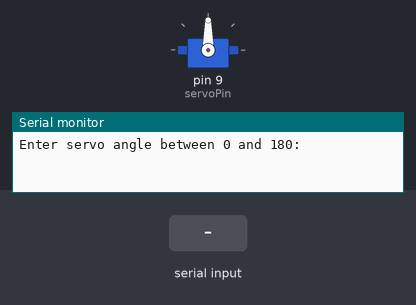
Bench run of a sketch on a simulated Arduino Uno, built with avr-gcc and run on an emulated ATmega328P. On the bench: servo, the last lines printed to the serial monitor. Inputs (shaded band) come from the test bench.

Above: at 1.2 s.
1.3 s: "90,45\n" received over Serial
At 1.8 s:
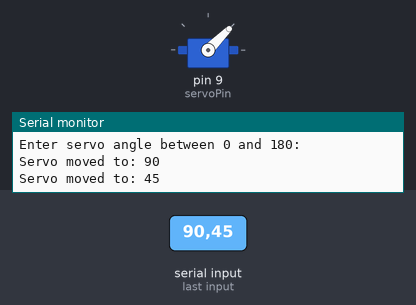
2.8 s: "30,150\n" received over Serial
At 4.0 s:
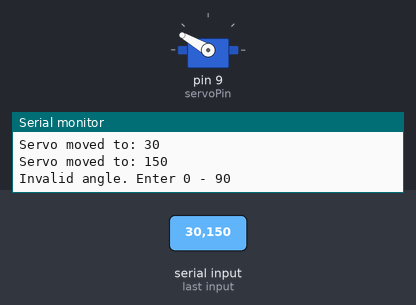
4.3 s: "5\n" received over Serial
At 5.3 s:
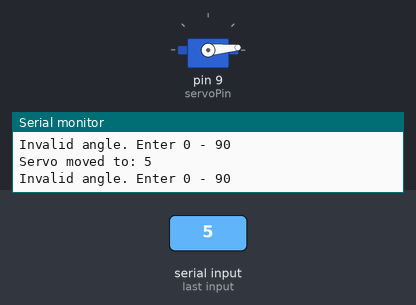
5.8 s: "90\n" received over Serial
At 6.4 s:
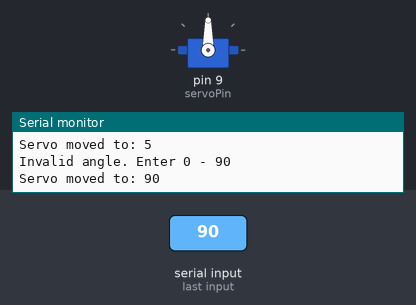
Timing chart, 0 to 8.3 s (numbered marks = the images above; inputs shaded):
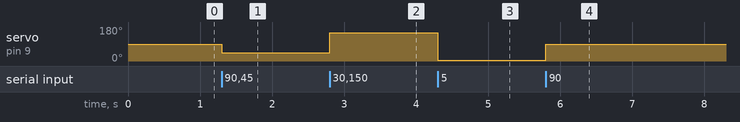

The sketch:

serial_servo.ino
```cpp
#include <Arduino.h>
#include <Servo.h>

Servo myServo;

int servoPin = 9;   // change pin if needed
int angle ;

void setup() {

  Serial.begin(115200);

  myServo.attach(servoPin);
  myServo.write(90);

  Serial.println("Enter servo angle between 0 and 180:");
}

void loop() {

  if (Serial.available() > 0) {

    angle = Serial.parseInt();   // read angle from serial

    if (angle > 0 && angle <= 180) {

      myServo.write(angle);      // move servo
      Serial.print("Servo moved to: ");
      Serial.println(angle);

    }
    else {

      Serial.println("Invalid angle. Enter 0 - 90");

    }
  }
}
```

Measured:
- after the input at 1.3 s, servo on pin 9 (servoPin): 90° → 45° at once
- after the input at 2.8 s, servo on pin 9 (servoPin): 45° → 150° at once
- after the input at 4.3 s, servo on pin 9 (servoPin): 150° → 5° at once
- after the input at 5.8 s, servo on pin 9 (servoPin): 5° → 90° at once
